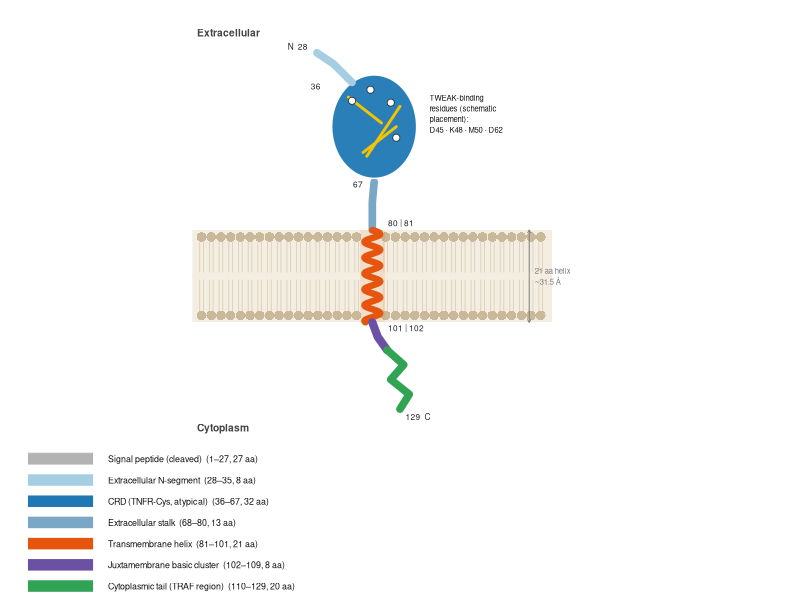
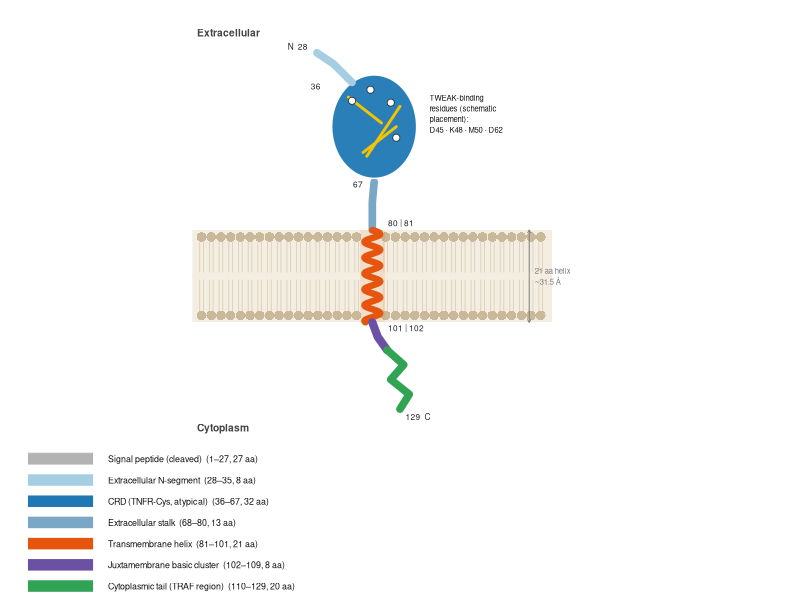
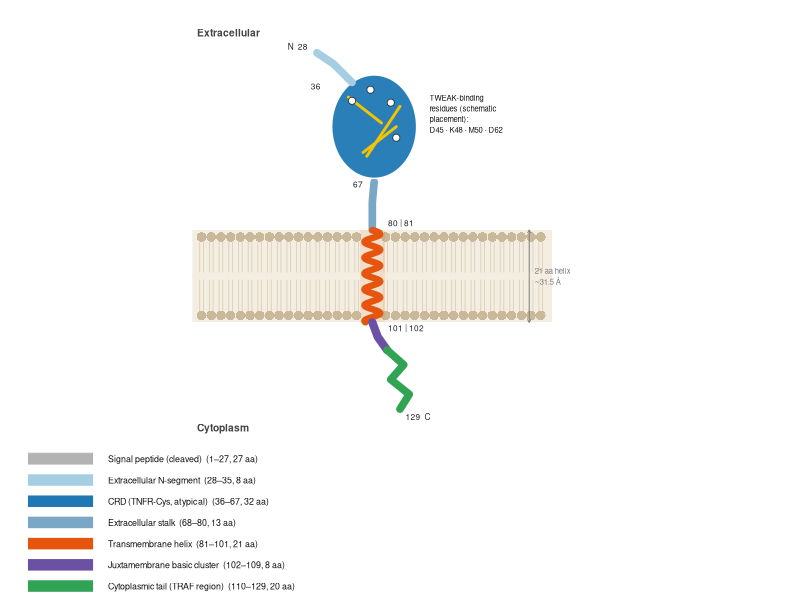

Generate these figures, in order, with R:
#!/usr/bin/env Rscript
# Fig. TR1 — TWEAKR / Fn14 (TNFRSF12A) membrane topology reference
#
# Coordinates are UniProt Q9NP84 (human), retrieved and verified 2026-11-03.
# Mouse Q9CR75 has IDENTICAL boundaries (28-80 / 81-101 / 102-129) and
# identical disulfide positions.
#
# Nothing here is fitted or inferred. Every number is a UniProt annotation,
# and every segment string is taken from the sequence by substr() rather
# than typed in, so a wrong boundary cannot silently produce a right-looking
# label.
#
# This is a TOPOLOGY CARTOON, not a structure rendering. The membrane plane
# is a drawn reference; it is not derived from any model. For the ECD fold,
# cite PDB 2KMZ (hFn14, solution NMR). Do NOT use the AlphaFold full-length
# model to define the membrane plane or the ECD-to-tail geometry: AF-Q9NP84-F1
# has a global pLDDT of only 73.19 and the tail is necessarily low-confidence.
#
# Run from this directory:  Rscript make_fig_TR1_topology.R

suppressPackageStartupMessages({
  library(ggplot2)
  library(ggforce)
  library(patchwork)
})

outdir <- "../figures"
dir.create(outdir, showWarnings = FALSE, recursive = TRUE)

## ------------------------------------------------------------------ 1. data
# UniProt Q9NP84 (TNFRSF12A_HUMAN), canonical isoform 1, 129 aa.
seq_h <- paste0(
  "MARGSLRRLLRLLVLGLWLALLRSVAGEQAPGTAPCSRGSSWSADLDKCM",
  "DCASCRARPHSDFCLGCAAAPPAPFRLLWPILGGALSLTFVLGLLSGFLV",
  "WRRCRRREKFTTPIEETGGEGCPAVALIQ")

aa <- function(i) substr(seq_h, i, i)

## --- provenance self-checks: fail loudly rather than draw a wrong figure ---
stopifnot(nchar(seq_h) == 129L)
# boundary residues, so an off-by-one in the pasted sequence cannot pass
stopifnot(aa(27)  == "G", aa(28)  == "E")   # signal peptide | ECD
stopifnot(aa(80)  == "P", aa(81)  == "I")   # ECD | TM
stopifnot(aa(101) == "W", aa(102) == "R")   # TM  | cytoplasmic
stopifnot(aa(129) == "Q")                   # C-terminus
# the four published mutagenesis / binding residues (precursor numbering)
stopifnot(aa(45) == "D", aa(48) == "K", aa(50) == "M", aa(62) == "D")
# the six CRD cysteines that form the three disulfides
stopifnot(identical(which(strsplit(substr(seq_h, 36, 67), "")[[1]] == "C") + 35L,
                    c(36L, 49L, 52L, 55L, 64L, 67L)))

ann <- data.frame(
  feature = c("Signal peptide (cleaved)",
              "Extracellular N-segment",
              "CRD (TNFR-Cys, atypical)",
              "Extracellular stalk",
              "Transmembrane helix",
              "Juxtamembrane basic cluster",
              "Cytoplasmic tail (TRAF region)"),
  start   = c(  1,  28,  36,  68,  81, 102, 110),
  end     = c( 27,  35,  67,  80, 101, 109, 129),
  stringsAsFactors = FALSE
)
ann$len <- ann$end - ann$start + 1L
ann$seq <- mapply(function(s, e) substr(seq_h, s, e), ann$start, ann$end)

# arithmetic checks against UniProt's own TOPO_DOM / TRANSMEM lengths
stopifnot(sum(ann$len[ann$start >= 28]) == 102L)             # mature chain
stopifnot(sum(ann$len[ann$feature %in%
  c("Extracellular N-segment", "CRD (TNFR-Cys, atypical)",
    "Extracellular stalk")]) == 53L)                          # ECD
stopifnot(ann$len[ann$feature == "Transmembrane helix"] == 21L)
stopifnot(sum(ann$len[ann$start >= 102]) == 28L)              # ICD

pal <- c(
  "Signal peptide (cleaved)"       = "#B3B3B3",
  "Extracellular N-segment"        = "#A6CEE3",
  "CRD (TNFR-Cys, atypical)"       = "#1F78B4",
  "Extracellular stalk"            = "#7BA7C7",
  "Transmembrane helix"            = "#E6550D",
  "Juxtamembrane basic cluster"    = "#6A51A3",
  "Cytoplasmic tail (TRAF region)" = "#31A354")
ss_col <- "#F2C300"   # disulfide

## -------------------------------------------------------- 2. geometry setup
# Membrane: outer face y = 0, inner face y = -1. One y-unit = 31.5 A, i.e.
# the 21-residue TM helix at 1.5 A rise per residue.
y_out <- 0; y_in <- -1

xs <- seq(-1.85, 1.85, by = 0.105)
# Must match the TM backing rect below (+/-0.135), otherwise the strip
# between the two is neither lipid nor helix and renders as a gap in the
# membrane.
xs <- xs[abs(xs) > 0.135]
lip_out <- data.frame(x0 = xs, y0 = y_out - 0.075, r = 0.052)
lip_in  <- data.frame(x0 = xs, y0 = y_in  + 0.075, r = 0.052)
tails <- rbind(
  data.frame(x = xs - 0.02, xend = xs - 0.02, y = y_out - 0.12, yend = -0.46),
  data.frame(x = xs + 0.02, xend = xs + 0.02, y = y_out - 0.12, yend = -0.46),
  data.frame(x = xs - 0.02, xend = xs - 0.02, y = y_in  + 0.12, yend = -0.54),
  data.frame(x = xs + 0.02, xend = xs + 0.02, y = y_in  + 0.12, yend = -0.54))

# TM helix: 21 aa / 3.6 aa per turn = 5.83 turns
t  <- seq(0, 1, length.out = 600)
tm <- data.frame(x = 0.085 * sin(2 * pi * 5.83 * t), y = y_out - t)

stalk <- data.frame(x = c(0, 0.0, 0.02), y = c(y_out, 0.30, 0.52))
crd   <- data.frame(x0 = 0.02, y0 = 1.12, a = 0.46, b = 0.56, angle = 0)
nseg  <- data.frame(x = c(-0.22, -0.42, -0.60), y = c(1.60, 1.80, 1.92))

basic <- data.frame(x = c(0, 0.06, 0.16), y = c(y_in, -1.16, -1.30))
dtail <- data.frame(x = c(0.16, 0.34, 0.20, 0.40, 0.30),
                    y = c(-1.30, -1.46, -1.62, -1.78, -1.94))

ss <- data.frame(
  pair = c("36-49", "52-67", "55-64"),
  x    = c(-0.26,  0.26, -0.06),
  xend = c( 0.10, -0.10,  0.30),
  y    = c( 1.44,  1.12,  0.80),
  yend = c( 1.16,  0.84,  1.34))

mut <- data.frame(
  lab = c("D45", "K48", "M50", "D62"),
  x   = c(-0.22, -0.02,  0.20,  0.26),
  y   = c( 1.40,  1.52,  1.38,  1.00))
# All four dots must sit clearly INSIDE the CRD ellipse, not on its stroke:
# a point on the boundary reads as "outside the domain", which would be wrong.
stopifnot(all(((mut$x - crd$x0) / crd$a)^2 +
              ((mut$y - crd$y0) / crd$b)^2 < 0.80))

## ----------------------------------------------------------------- 3. plot
p <- ggplot() +
  annotate("rect", xmin = -1.95, xmax = 1.95, ymin = y_in, ymax = y_out,
           fill = "#F4EEE2", colour = NA) +
  geom_segment(data = tails, aes(x, y, xend = xend, yend = yend),
               colour = "#D9CDB4", linewidth = 0.28) +
  geom_circle(data = lip_out, aes(x0 = x0, y0 = y0, r = r),
              fill = "#C9B99A", colour = NA) +
  geom_circle(data = lip_in, aes(x0 = x0, y0 = y0, r = r),
              fill = "#C9B99A", colour = NA) +

  geom_path(data = stalk, aes(x, y), colour = pal["Extracellular stalk"],
            linewidth = 2.6, lineend = "round") +
  geom_ellipse(data = crd, aes(x0 = x0, y0 = y0, a = a, b = b, angle = angle),
               fill = pal["CRD (TNFR-Cys, atypical)"], colour = "white",
               linewidth = 0.5, alpha = 0.95) +
  geom_segment(data = ss, aes(x, y, xend = xend, yend = yend),
               colour = ss_col, linewidth = 1.0, lineend = "round") +
  # Dots mark that the four residues lie inside the CRD. Their placement
  # within the blob is schematic, so they are NOT labelled individually:
  # labelling them would imply positional information this cartoon does
  # not carry. The identities go in one annotation instead.
  geom_point(data = mut, aes(x, y), shape = 21, size = 2.1,
             fill = "white", colour = "#333333", stroke = 0.45) +
  annotate("text", x = 0.62, y = 1.26, hjust = 0, size = 1.95,
           colour = "#111111", lineheight = 1.15,
           label = "TWEAK-binding\nresidues (schematic\nplacement):\nD45 · K48 · M50 · D62") +
  geom_path(data = nseg, aes(x, y), colour = pal["Extracellular N-segment"],
            linewidth = 2.6, lineend = "round") +

  annotate("rect", xmin = -0.135, xmax = 0.135, ymin = y_in, ymax = y_out,
           fill = pal["Transmembrane helix"], alpha = 0.10, colour = NA) +
  geom_path(data = tm, aes(x, y), colour = pal["Transmembrane helix"],
            linewidth = 2.2, lineend = "round") +

  geom_path(data = basic, aes(x, y),
            colour = pal["Juxtamembrane basic cluster"],
            linewidth = 2.8, lineend = "round") +
  geom_path(data = dtail, aes(x, y),
            colour = pal["Cytoplasmic tail (TRAF region)"],
            linewidth = 2.6, lineend = "round") +

  annotate("text", x = -1.90, y = 2.14, label = "Extracellular",
           hjust = 0, size = 2.6, fontface = "bold", colour = "#444444") +
  annotate("text", x = -1.90, y = -2.14, label = "Cytoplasm",
           hjust = 0, size = 2.6, fontface = "bold", colour = "#444444") +

  annotate("text", x = -0.70, y = 1.99, label = "N  28", hjust = 1,
           size = 2.1, colour = "#222222") +
  annotate("text", x = -0.56, y = 1.56, label = "36", hjust = 1,
           size = 2.1, colour = "#222222") +
  # 67 sits where the stalk (68-80) leaves the CRD, i.e. at the bottom,
  # so the chain reads in at upper-left (36) and out at the bottom (67).
  annotate("text", x = -0.10, y = 0.50, label = "67", hjust = 1,
           size = 2.1, colour = "#222222") +
  annotate("text", x =  0.17, y = 0.08, label = "80 | 81", hjust = 0,
           size = 2.1, colour = "#222222") +
  annotate("text", x =  0.17, y = -1.06, label = "101 | 102", hjust = 0,
           size = 2.1, colour = "#222222") +
  annotate("text", x =  0.36, y = -2.02, label = "129  C", hjust = 0,
           size = 2.1, colour = "#222222") +

  annotate("segment", x = 1.70, xend = 1.70, y = y_out, yend = y_in,
           colour = "#777777", linewidth = 0.3,
           arrow = grid::arrow(ends = "both",
                               length = grid::unit(0.035, "in"))) +
  annotate("text", x = 1.76, y = -0.5, hjust = 0, size = 1.95,
           colour = "#777777", label = "21 aa helix\n~31.5 Å") +

  coord_fixed(xlim = c(-1.95, 2.55), ylim = c(-2.35, 2.35), expand = FALSE) +
  theme_void(base_size = 7) +
  theme(plot.margin = margin(4, 4, 4, 4))

## ---------------------------------------------------------- 4. domain key
leg <- ann
leg$feature <- factor(leg$feature, levels = rev(ann$feature))
leg$label <- sprintf("%s  (%d–%d, %d aa)",
                     as.character(leg$feature), leg$start, leg$end, leg$len)

pl <- ggplot(leg, aes(x = 1, y = feature, fill = feature)) +
  geom_tile(width = 0.42, height = 0.60, colour = "white", linewidth = 0.4) +
  geom_text(aes(x = 1.3, label = label), hjust = 0, size = 2.25,
            colour = "#111111") +
  scale_fill_manual(values = pal, guide = "none") +
  coord_cartesian(xlim = c(0.7, 5.6), expand = FALSE) +
  theme_void(base_size = 7)

## -------------------------------------------------------------- 5. output
fig <- p / pl + plot_layout(heights = c(3.1, 1))

ggsave(file.path(outdir, "Fig_TR1_Fn14_topology.pdf"), fig,
       width = 95, height = 125, units = "mm", device = cairo_pdf)
ggsave(file.path(outdir, "Fig_TR1_Fn14_topology.svg"), fig,
       width = 95, height = 125, units = "mm", device = svglite::svglite)
ggsave(file.path(outdir, "Fig_TR1_Fn14_topology.png"), fig,
       width = 95, height = 125, units = "mm", dpi = 600,
       device = ragg::agg_png)

## --------------------------------------------------- 6. source data + audit
write.table(ann[, c("feature", "start", "end", "len", "seq")],
            file.path(outdir, "Fig_TR1_source_data.tsv"),
            sep = "\t", quote = FALSE, row.names = FALSE)
write.table(data.frame(disulfide = c("36-49", "52-67", "55-64"),
                       residues  = c("C36-C49", "C52-C67", "C55-C64")),
            file.path(outdir, "Fig_TR1_disulfides.tsv"),
            sep = "\t", quote = FALSE, row.names = FALSE)

cat("\n--- Fig_TR1 audit ---\n")
print(ann[, c("feature", "start", "end", "len")])
cat(sprintf("mature chain 28-129  : %d aa\n", 129 - 28 + 1))
cat(sprintf("ECD  28-80           : %d aa\n", 80 - 28 + 1))
cat(sprintf("TM   81-101          : %d aa\n", 101 - 81 + 1))
cat(sprintf("ICD  102-129         : %d aa\n", 129 - 102 + 1))
cat("disulfides           : 36-49, 52-67, 55-64\n")
cat("binding residues     : D45 K48 M50 D62 (all within CRD 36-67)\n")
cat(sprintf("ECD   28-80  seq     : %s\n", substr(seq_h, 28, 80)))
cat(sprintf("TM    81-101 seq     : %s\n", substr(seq_h, 81, 101)))
cat(sprintf("ICD  102-129 seq     : %s\n", substr(seq_h, 102, 129)))
cat(sprintf("basic cluster 102-109: %s\n", substr(seq_h, 102, 109)))
writeLines(capture.output(sessionInfo()),
           file.path(outdir, "Fig_TR1_sessionInfo.txt"))
cat("sessionInfo written to figures/Fig_TR1_sessionInfo.txt\n")
